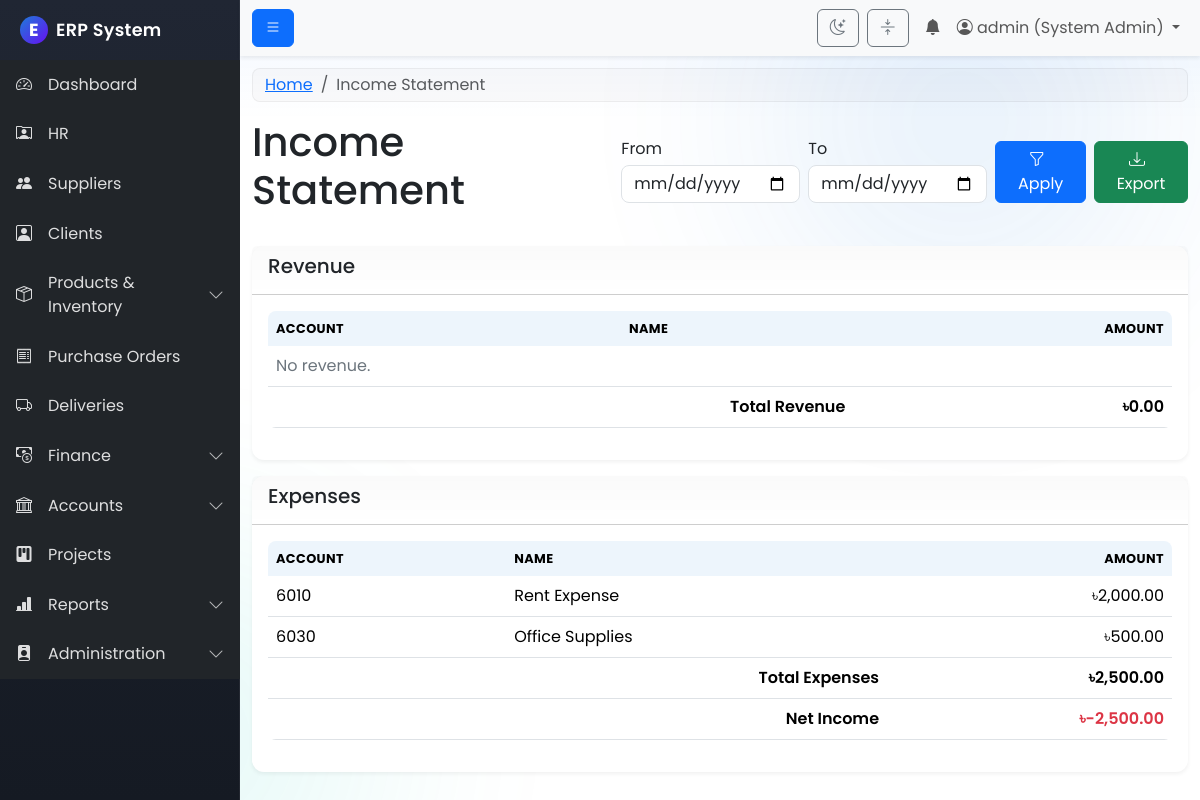
The app's page /modules/accounts/report_income_statement.php (signed in) with its own data.
### tables this page shows
CREATE TABLE `chart_of_accounts` (
  `id` int(11) NOT NULL,
  `account_code` varchar(32) NOT NULL,
  `account_name` varchar(255) NOT NULL,
  `account_type` enum('Asset','Liability','Equity','Revenue','Expense') NOT NULL,
  `parent_account_code` varchar(32) DEFAULT NULL,
  `is_posting` tinyint(1) DEFAULT 1,
  `opening_balance` decimal(12,2) DEFAULT 0.00,
  `is_active` tinyint(1) DEFAULT 1,
  `created_at` timestamp NOT NULL DEFAULT current_timestamp()
);

### modules/accounts/report_income_statement.php (the view, shortened to what this page needs)
<?php
$page_title = "Income Statement";
include('../../includes/header.php');
$conn = connect_db();
$from_date = isset($_GET['from_date']) && $_GET['from_date'] !== '' ? $_GET['from_date'] : '';
$to_date = isset($_GET['to_date']) && $_GET['to_date'] !== '' ? $_GET['to_date'] : '';
$sql = "SELECT l.account_code, SUM(l.debit) AS debits, SUM(l.credit) AS credits
        FROM journal_entry_lines l JOIN journal_entries e ON e.id=l.journal_entry_id";
$where=[]; $params=[]; $types='';
$sql.=' GROUP BY l.account_code';
$stmt=$conn->prepare($sql); if ($params){ $stmt->bind_param($types, ...$params);} $stmt->execute(); $res=$stmt->get_result();
$balances=[]; while($r=$res->fetch_assoc()){ $balances[$r['account_code']] = (float)($r['debits']??0) - (float)($r['credits']??0); }
$meta=[]; $coas=$conn->query("SELECT account_code, account_name, account_type FROM chart_of_accounts");
while($m=$coas->fetch_assoc()){ $meta[$m['account_code']]=$m; }
$revenues=[]; $expenses=[]; $total_rev=0; $total_exp=0;
foreach($balances as $code=>$bal){
    $type=$meta[$code]['account_type']??''; $name=$meta[$code]['account_name']??$code;
    if ($type==='Expense') { $amount = $bal; if (abs($amount)<0.0001) continue; $total_exp += $amount; $expenses[]=['code'=>$code,'name'=>$name,'amount'=>$amount]; }
}
usort($revenues, fn($a,$b)=>strcmp($a['code'],$b['code']));
usort($expenses, fn($a,$b)=>strcmp($a['code'],$b['code']));
$net_income = $total_rev - $total_exp;
?>
<div class="d-flex justify-content-between align-items-center mb-4">
  <h1><?php echo $page_title; ?></h1>
  <form class="d-flex align-items-end" method="GET">
    <div class="me-2"><label class="form-label mb-1">From</label><input type="date" name="from_date" class="form-control" value="<?php echo htmlspecialchars($from_date); ?>"></div>
    <div class="me-2"><label class="form-label mb-1">To</label><input type="date" name="to_date" class="form-control" value="<?php echo htmlspecialchars($to_date); ?>"></div>
    <div class="me-2"><button type="submit" class="btn btn-primary"><i class="bi bi-funnel me-2"></i>Apply</button></div>
    <div><a class="btn btn-success" href="/erp_project/modules/accounts/report_income_statement_export.php?from_date=<?php echo urlencode($from_date); ?>&to_date=<?php echo urlencode($to_date); ?>"><i class="bi bi-download me-2"></i>Export</a></div>
  </form>
</div>
<div class="card mb-3"><div class="card-header"><h5>Revenue</h5></div><div class="card-body">
  <div class="table-responsive"><table class="table"><thead class="table-light"><tr><th>Account</th><th>Name</th><th class="text-end">Amount</th></tr></thead><tbody>
    <?php if (count($revenues)): foreach($revenues as $r): ?>
    <tr><td><?php echo htmlspecialchars($r['code']); ?></td><td><?php echo htmlspecialchars($r['name']); ?></td><td class="text-end">৳<?php echo number_format($r['amount'],2); ?></td></tr>
    <?php endforeach; else: ?><tr><td colspan="3"><div class="text-secondary">No revenue.</div></td></tr><?php endif; ?>
  </tbody><tfoot><tr class="fw-semibold"><td colspan="2" class="text-end">Total Revenue</td><td class="text-end">৳<?php echo number_format($total_rev,2); ?></td></tr></tfoot></table></div>
</div></div>
<div class="card"><div class="card-header"><h5>Expenses</h5></div><div class="card-body">
  <div class="table-responsive"><table class="table"><thead class="table-light"><tr><th>Account</th><th>Name</th><th class="text-end">Amount</th></tr></thead><tbody>
    <?php if (count($expenses)): foreach($expenses as $r): ?>
    <tr><td><?php echo htmlspecialchars($r['code']); ?></td><td><?php echo htmlspecialchars($r['name']); ?></td><td class="text-end">৳<?php echo number_format($r['amount'],2); ?></td></tr>
    <?php endforeach; else: ?><tr><td colspan="3"><div class="text-secondary">No expenses.</div></td></tr><?php endif; ?>
  </tbody><tfoot><tr class="fw-semibold"><td colspan="2" class="text-end">Total Expenses</td><td class="text-end">৳<?php echo number_format($total_exp,2); ?></td></tr>
  <tr class="fw-semibold"><td colspan="2" class="text-end">Net Income</td><td class="text-end <?php echo $net_income<0?'text-danger':'text-success'; ?>">৳<?php echo number_format($net_income,2); ?></td></tr></tfoot></table></div>
</div></div>
<?php include('../../includes/footer.php'); ?>

### assets/css/style.css (style rules this page uses)
:root { --erp-sidebar-width: 15rem; --erp-brand-primary: #1e7bd9; --erp-brand-secondary: #6c757d; --erp-brand-accent: #00c4b3; --erp-shadow-sm: 0 0.125rem 0.25rem rgba(0,0,0,.06); --erp-shadow-md: 0 0.5rem 1rem rgba(0,0,0,.12); --gradient-blue: linear-gradient(135deg, #667eea 0%, #764ba2 100%); --gradient-orange: linear-gradient(135deg, #f093fb 0%, #f5576c 100%); --gradient-green: linear-gradient(135deg, #4facfe 0%, #00f2fe 100%); --gradient-purple: linear-gradient(135deg, #a8edea 0%, #fed6e3 100%); }
body { font-family: 'Poppins', sans-serif; background: var(--bs-body-bg); color: var(--bs-body-color); }
.card { border: 0; border-radius: .75rem; box-shadow: var(--erp-shadow-sm); transition: transform .2s ease, box-shadow .2s ease; }
.table { border-radius: .5rem; overflow: hidden; }
.table thead th { background: rgba(30,123,217,.08); border-bottom: 0; }
.form-control, .form-select { border-radius: .5rem; }
.btn { transition: transform .05s ease, box-shadow .2s ease; }
.btn-primary { box-shadow: 0 0 0 rgba(13,110,253,.0); }
body::before, body::after { content: ""; position: fixed; z-index: -1; width: 60vmax; height: 60vmax; border-radius: 50%; filter: blur(80px); opacity: .12; pointer-events: none; }
body::before { top: -20vmax; right: -10vmax; background: radial-gradient(ellipse at center, var(--erp-brand-primary) 0%, transparent 60%); }
body::after { bottom: -25vmax; left: -15vmax; background: radial-gradient(ellipse at center, var(--erp-brand-accent) 0%, transparent 60%); }
.btn { position: relative; overflow: hidden; }
.table thead th { text-transform: uppercase; letter-spacing: .4px; font-size: .8rem; }
.card > .card-header { background: linear-gradient(180deg, rgba(0,0,0,.02), transparent); font-weight: 600; }
.table thead th { background: rgba(30,123,217,.08); }

### records on screen
chart_of_accounts: account_code "6010", account_name "Rent Expense", amount "2,000.00"
chart_of_accounts: account_code "6030", account_name "Office Supplies", amount "500.00"

### other values on screen
$_SESSION['username'] "admin"
$_SESSION['role_name'] "System Admin"
$page_title "Income Statement"
$total_rev "0.00"
$total_exp "2,500.00"
$net_income "-2,500.00"
